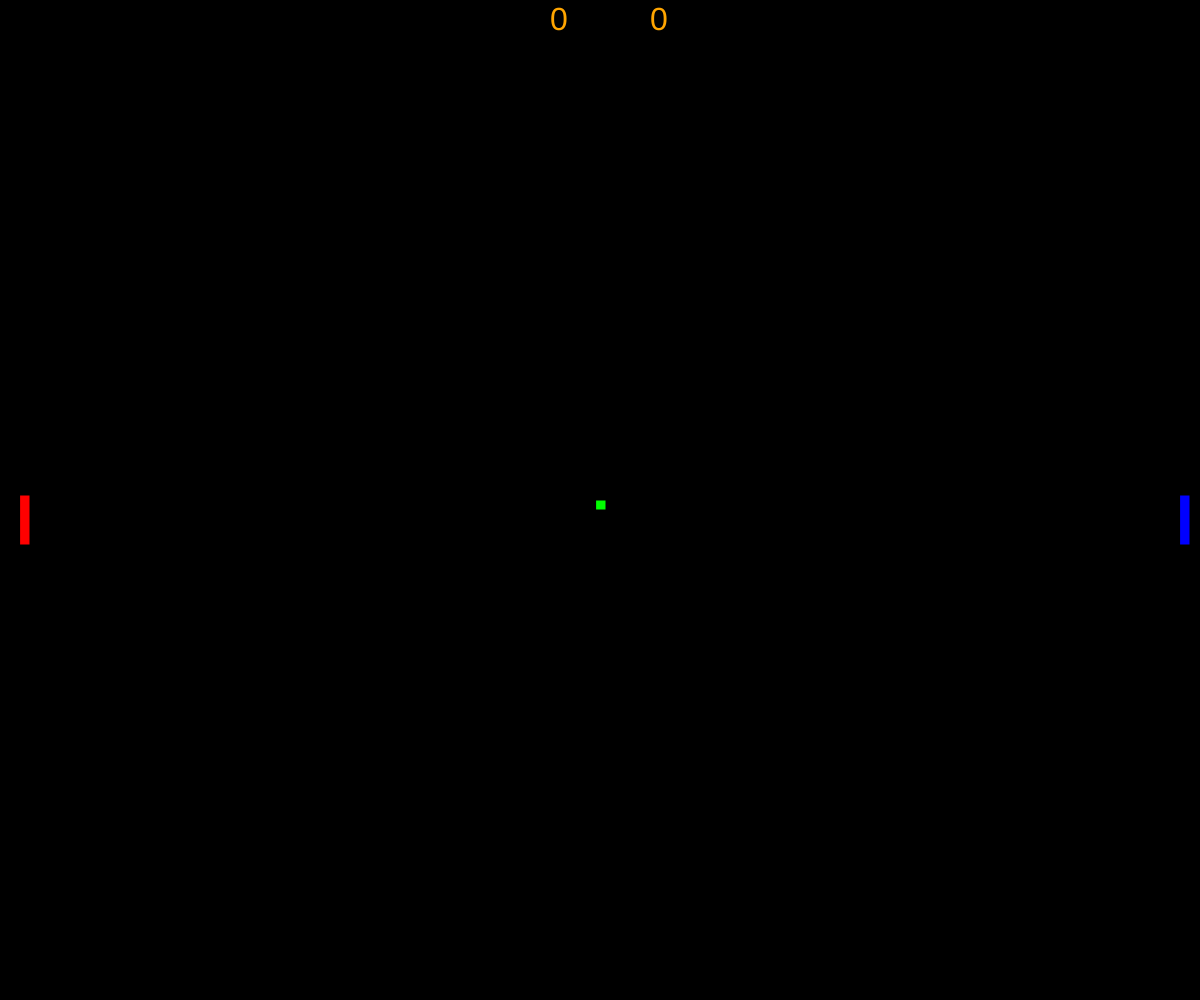
Frame 1 (no input)
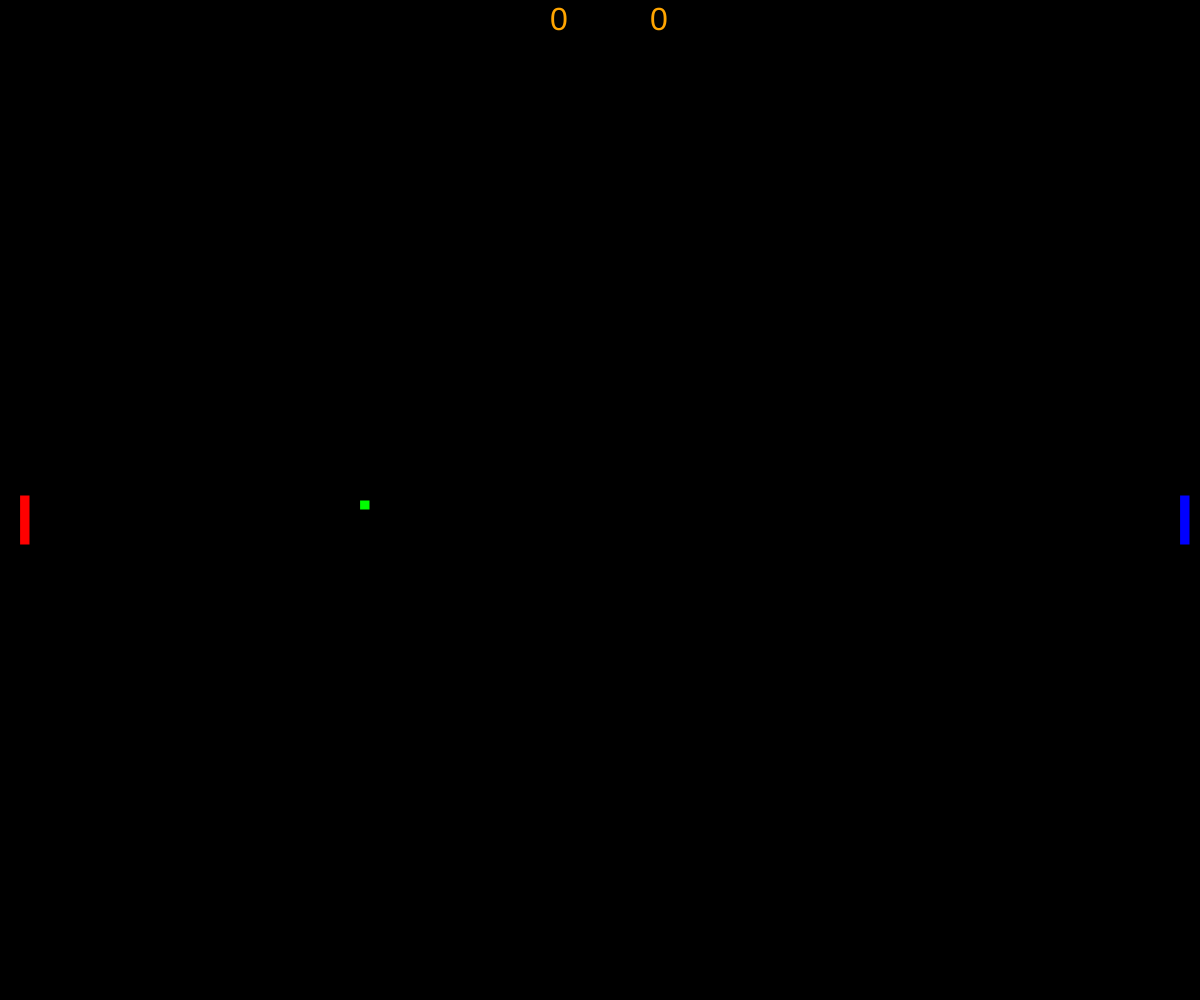
Frame 60 (no input)
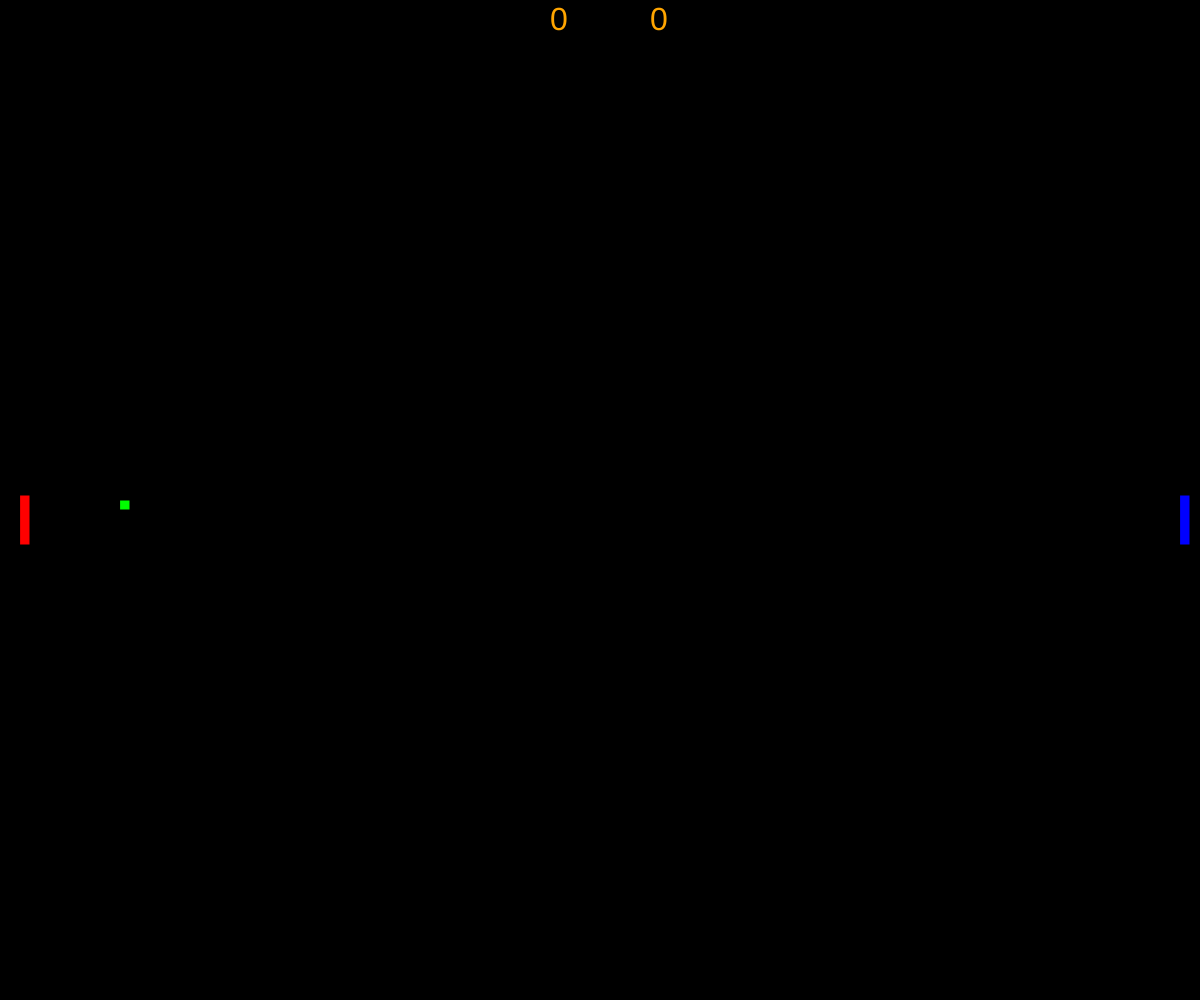
Frame 120 (the mouse pressed at the canvas centre since frame 60)

The p5.js sketch that drew these frames (run headless with seeded random() and noise() and a simulated clock; from frame 60 on, the mouse is pressed at the canvas centre):

// p5.js sketch
// ── sketch.js

//TODO:allow holding down of movement keys?

class Ball{
  constructor(x,y,xVel,yVel,scale){
    this.x=x;
    this.y=y;
    this.velX=xVel;
    this.velY=yVel;
    this.scale = scale;
  }

  scored(){//check if ball went offscreen()
    if(this.x<0-scale){
      return 'p1'; //p1 scored
    }
    else if(this.x>width){
      return 'p0';//p0 scored
    }
    return 'na';//nobody scored
  }

  update(){//add check to make it bounce off top and bottom of screen
    this.x+=this.velX;
    this.y+=this.velY;
    if(this.y<=0||this.y>=height-this.scale){
      this.velY*=-1;
    }
  }

  show(){
    fill(0,255,0);
    rect(this.x, this.y, this.scale, this.scale);
  }
}

class Paddle{//movement will occur in keypressed so no update
  constructor(x,y,player,scale){//player is true if player 0 false if player1(just for color of paddles)
    this.x=x;
    this.y=y;
    this.p0=player;
    this.scale=scale;
  }
  move(deltaX,deltaY){
    this.x+=deltaX;
    this.y+=deltaY;
  }

  bounce(test){
    //using else if just incase ball hits 2 segments this will only effect its velocity once
    if(collision(test.x,test.y,test.scale,test.scale,this.x,this.y,this.scale,this.scale)){//ball hit top segment
      test.velX*=-1;
      test.velY+=1;
    }
    else if(collision(test.x,test.y,test.scale,test.scale,this.x,this.y+this.scale,this.scale,this.scale)){//ball hit second from top
      test.velX*=-1;
      test.velY+=.5;
    }
    else if(collision(test.x,test.y,test.scale,test.scale,this.x,this.y+2*this.scale,this.scale,this.scale)){//ball hit middle
      test.velX*=-1;
    }
    else if(collision(test.x,test.y,test.scale,test.scale,this.x,this.y+3*this.scale,this.scale,this.scale)){//ball hit 2nd bottom
      test.velX*=-1;
      test.velY-=.5;
    }
    else if(collision(test.x,test.y,test.scale,test.scale,this.x,this.y+4*this.scale,this.scale,this.scale)){//ball hit bottom
      test.velX*=-1;
      test.velY-=1;
    }
    //ball didn't hit paddle
  }

  show(){//so can have different colors for each paddle?
    if(this.p0){
      fill(255,0,0);
    }
    else{
      fill(0,0,255);
    }
    rect(this.x, this.y, this.scale, this.scale*5);
    //have the height be 5times the width of paddle(gonna have to change collision function)
  }
}

function collision(x1,y1,xscale1,yscale1,x2,y2,xscale2,yscale2){
  if((x1<=x2&&x2<=x1+xscale1)&&((y1<=y2&&y2<=y1+yscale1)||(y2<=y1&&y1<=y2+yscale2)) || (x2<=x1&&x1<=x2+xscale2)&&((y1<=y2&&y2<=y1+yscale1)||(y2<=y1&&y1<=y2+yscale2))){
    return true;
  }
  return false;
}

let players=[];
let points=[0,0];
let ball;
let scale=10;
let paused=false;

function keyPressed() {
  if (keyCode == UP_ARROW) {//decide on speed to move and allow key to be held down?
    players[0].move(0,-scale);
  } else if (keyCode == DOWN_ARROW) {
    players[0].move(0,scale);
  } else if (key == 'W') {
    players[1].move(0,-scale);
  }else if (key == 'S') {
    players[1].move(0,scale);
  } else if (keyCode == SHIFT) {
    paused = !paused;
  }
  else if(key==' '){//start new game
    ball=new Ball(width/2,height/2,-4,0,scale);
    players=[];
    players.push(new Paddle(20,height/2-scale/2,true,scale));
    players.push(new Paddle(width-20,height/2-scale/2,false,scale));
    points=[0,0];
  }
}

function windowResized() {
  resizeCanvas(innerWidth,innerHeight);
  ball=new Ball(width/2,height/2,-4,0,scale);
  players=[];
  players.push(new Paddle(20,height/2-scale/2,true,scale));
  players.push(new Paddle(width-20,height/2-scale/2,false,scale));
  points=[0,0];
}

function setup() {
  createCanvas(innerWidth,innerHeight);
  ball=new Ball(width/2,height/2,-4,0,scale);
  players.push(new Paddle(20,height/2-scale/2,true,scale));
  players.push(new Paddle(width-20,height/2-scale/2,false,scale));
}

function draw() {
  if(!paused){
    background(0);
    ball.update();
    ball.show();

    for(let i=0;i<players.length;i++){//just 2 paddles no real need for array and loop but eh.
      players[i].show();
      //check for collisions and adjust balls velocity depending
      players[i].bounce(ball);
    }

    //check for a score
    let check=ball.scored();
    if(check!='na'){
      if(check=='p0'){
        points[0]++;
      }else{
        points[1]++;
      }
      //keep balls velocity but just move it to center to reset
      ball.x=width/2;
      ball.y=height/2;
    }
    //show score
    textSize(32);
    fill(255,165,0);
    text(points[0],width/2-50,30);
    text(points[1],width/2+50,30);
  }
}
